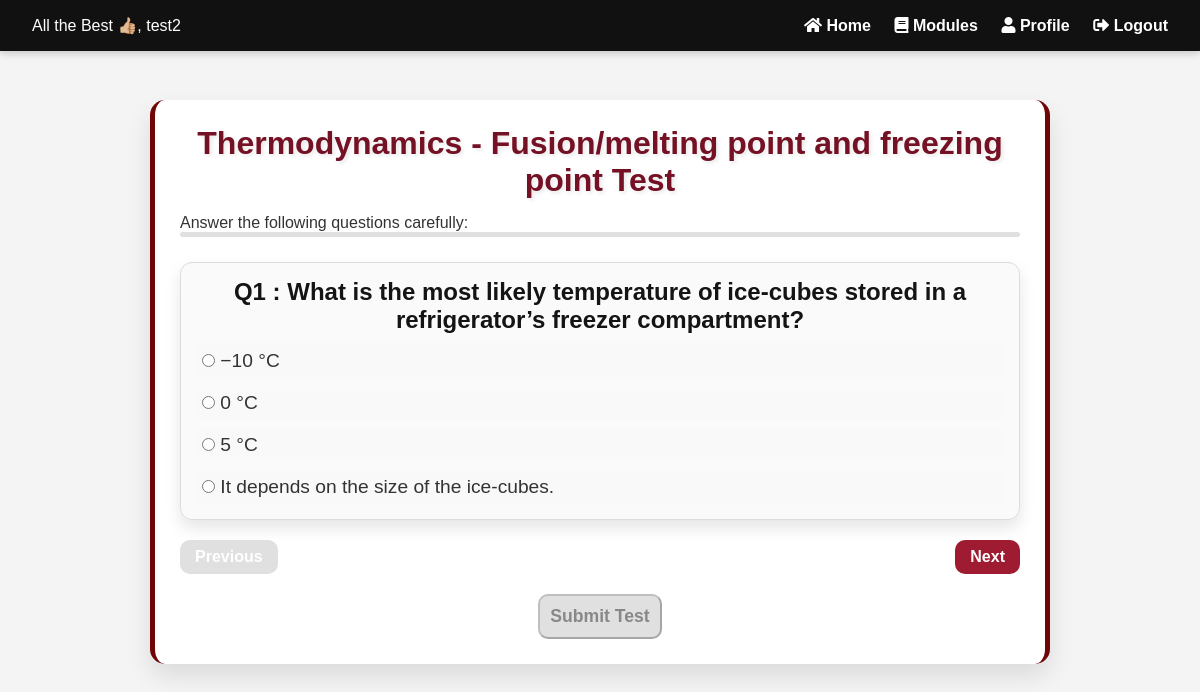
The page /test/1/1/ (signed in) on the database its author committed.
### my_app/models.py (models this page shows, shortened)
class Student(models.Model):
    student_id = models.AutoField(primary_key=True)
    user = models.OneToOneField(User, on_delete=models.CASCADE)
    uga_id = models.CharField(max_length=20, blank=True, null=True)
    first_name = models.CharField(max_length=30)
    last_name = models.CharField(max_length=30)
    class_level = models.CharField(max_length=50, choices=[
        ('5th Grade', '5th Grade'),
        ('6th Grade', '6th Grade'),
        ('7th Grade', '7th Grade'),
        ('8th Grade', '8th Grade'),
        ('9th Grade', '9th Grade'),
        ('10th Grade', '10th Grade'),
        ('11th Grade', '11th Grade'),
        ('12th Grade', '12th Grade'),
        ('College Undergraduate', 'College Undergraduate'),
        ('Other', 'Other'),
    ])
    date_joined = models.DateTimeField(auto_now_add=True)
    GENDER_CHOICES = [
        ('female', 'Female'),
        ('male', 'Male'),
        ('non_binary', 'Non Binary'),
        ('prefer_not_to_answer', 'Prefer Not to Answer')
    ]
    gender = models.CharField(max_length=20, choices=GENDER_CHOICES, blank=True, null=True)
    ENGLISH_FIRST_LANGUAGE_CHOICES = [
        ('Yes', 'Yes'),
        ('No', 'No')
    ]
    is_english_first_language = models.CharField(max_length=3, choices=ENGLISH_FIRST_LANGUAGE_CHOICES, blank=True,
                                                 null=True)
    SCIENCE_EXPERIENCE_CHOICES = [
        ('A_grades', 'Science is one of my best subjects and I usually make A\'s in that class.'),
        ('ok_grades', 'Science is OK, my grades are alright, but it is not my favorite subject.'),
        ('find_difficult',
         'I find science very difficult, I do the best I can, but would like to earn better grades than I do.')
    ]
    science_experience = models.CharField(max_length=100, choices=SCIENCE_EXPERIENCE_CHOICES, blank=True, null=True)
    RACE_CHOICES = [
        ('white', 'White'),
        ('hispanic', 'Hispanic, Latino, or Spanish origin'),
        ('black', 'Black or African American'),
        ('asian', 'Asian'),
        ('american_indian', 'American Indian or Alaska Native'),
        ('middle_eastern', 'Middle Eastern or North African'),
        ('native_hawaiian', 'Native Hawaiian or Other Pacific Islander'),
        ('other_race', 'Some other race, ethnicity, or origin'),
        ('prefer_not_to_answer', 'Prefer not to answer')
    ]
    race = models.ManyToManyField('Race', blank=True)

class Topic(models.Model):
    topic_id = models.AutoField(primary_key=True)
    topic_name = models.CharField(max_length=30)
    topic_order = models.IntegerField()

class Subtopic(models.Model):
    topic = models.ForeignKey(Topic, related_name="subtopics", on_delete=models.CASCADE)
    subtopic_id = models.AutoField(primary_key=True)
    subtopic_name = models.CharField(max_length=255)
    subtopic_order_number = models.IntegerField()

class Question(models.Model):
    question_id = models.AutoField(primary_key=True)
    question_text = models.TextField()
    topic = models.ForeignKey(Topic, related_name="questions", on_delete=models.CASCADE)
    subtopic = models.ForeignKey(Subtopic, related_name="questions", on_delete=models.CASCADE)
    assigned_at = models.IntegerField(choices=[(0, 'Before Assignment'), (1, 'After Assignment')], default=0)
    difficulty_level = models.CharField(max_length=15, choices=[
        ('Beginner', 'Beginner'),
        ('Intermediate', 'Intermediate'),
        ('Advanced', 'Advanced'),
    ])

class Option(models.Model):
    option_id = models.AutoField(primary_key=True)
    question = models.ForeignKey(Question, on_delete=models.CASCADE, related_name="options")
    option_text = models.CharField(max_length=255)
    is_correct = models.BooleanField(default=False)

### my_app/views.py (the view)
# urls.py: path('test/<int:topic_id>/<int:subtopic_id>/', test_view, name='test'),
@login_required
def test_view(request, topic_id, subtopic_id):
    student = get_object_or_404(Student, user=request.user)
    topic = get_object_or_404(Topic, topic_id=topic_id)
    subtopic = get_object_or_404(Subtopic, subtopic_id=subtopic_id, topic=topic)
    module = VideoModule.objects.filter(topic=topic).first()
    if not module:
        return HttpResponse("No associated module found for this topic.", status=400)
    student_progress = Progress.objects.filter(
        student=student,
        current_subtopic=subtopic
    ).first()
    if not student_progress:
        return HttpResponse("Progress record not found. Ensure progress is created in the module view.", status=400)
    load_video_link = not student_progress.video_watched
    if student_progress.video_watched and student_progress.score_before is not None:
        assigned_value = 1
    else:
        assigned_value = 0
    print("Assigned Value - ", assigned_value)
    questions = Question.objects.filter(topic=topic, subtopic=subtopic, assigned_at=assigned_value)
    context = {
        'topic': topic,
        'subtopic': subtopic,
        'questions': questions,
        'username': request.user.student.first_name,
        'assigned_video': student_progress.video_watched,
        'load_video_link': load_video_link,  # Include this flag in the context
    }
    return render(request, 'my_app/test.html', context)

### my_app/Templates/my_app/test.html (shortened to what this page needs)
{% load static %}
<!DOCTYPE html>
<html lang="en">
<head>
    <link rel="stylesheet" href="{% static 'CSS/test.css' %}?v=2">
    <link rel="stylesheet" href="https://cdnjs.cloudflare.com/ajax/libs/font-awesome/5.15.4/css/all.min.css">
</head>
<body>
<nav class="navbar">
    <div class="left">
        <span class="welcome-text">All the Best 👍🏼, {{ username }}</span>
    </div>
    <div class="right">
        <a href="{% url 'home' %}" class="nav-link"><i class="fas fa-home"></i> Home</a>
        <a href="{% url 'modules' %}" class="nav-link"><i class="fas fa-book"></i> Modules</a>
        <a href="{% url 'profile_update' %}" class="nav-link"><i class="fas fa-user"></i> Profile</a>
        <a href="{% url 'logout' %}" class="nav-link"><i class="fas fa-sign-out-alt"></i> Logout</a>
    </div>
</nav>
<div class="test-container">
    <h1>{{ topic.topic_name }} - {{ subtopic.subtopic_name }} Test</h1>
    <p>Answer the following questions carefully:</p>
    <div class="progress-bar">
    </div>
    <form method="POST" action="{% url 'submit_test' topic_id=topic.topic_id subtopic_id=subtopic.subtopic_id %}">
        <div class="questions-container">
            {% for question in questions %}
            <div class="question-card">
                <center><p class="question-text"><strong>Q{{ forloop.counter }} : {{ question.question_text }}</strong></p></center>
                <div class="options">
                    {% for option in question.options.all %}
                    <label class="option">
                        <input type="radio" name="question_{{ question.pk }}" value="{{ option.pk }}">
                        {{ option.option_text }}
                    </label>
                    {% endfor %}
                </div>
            </div>
            {% endfor %}
        </div>
        <div class="nav-buttons">
            <button type="button" id="prev-btn" class="nav-btn">Previous</button>
            <button type="button" id="next-btn" class="nav-btn">Next</button>
        </div>
       <center> <button type="submit" class="submit-btn">Submit Test</button></center>
    </form>
</div>
</body>
</html>

### my_app/Static/CSS/test.css (style rules this page uses)
* { margin: 0; padding: 0; box-sizing: border-box; }
body { font-family: 'Arial', sans-serif; background-color: #f4f4f4; color: #333; height: 100vh; display: flex; flex-direction: column; justify-content: flex-start; align-items: center; overflow-x: hidden; }
.navbar { position: fixed; top: 0; width: 100%; background-color: #111; color: #fff; display: flex; justify-content: space-between; align-items: center; padding: 1rem 2rem; box-shadow: 0 2px 8px rgba(0,0,0,0.2); z-index: 1000; }
.navbar .left .welcome-text { font-size: 1rem; font-weight: 500; }
.navbar .right a { color: #fff; text-decoration: none; margin-left: 1.2rem; font-weight: bold; transition: 0.3s; }
.test-container { margin-top: 100px; width: 75%; padding: 25px; background-color: white; border-radius: 15px; box-shadow: 0 12px 24px rgba(0, 0, 0, 0.1); border-left: 5px solid #700505; border-right: 5px solid #700505; transition: transform 0.3s ease, box-shadow 0.3s ease; overflow-y: auto; min-height: 70vh; }
.test-container h1 { font-size: 2.0rem; color: #751124; font-weight: bold; margin-bottom: 15px; text-align: center; text-shadow: 2px 2px 4px rgba(0, 0, 0, 0.1); }
.progress-bar { width: 100%; height: 5px; background-color: #e0e0e0; border-radius: 5px; margin-bottom: 25px; }
.question-card { display: none; background-color: #fafafa; border: 1px solid #ddd; border-radius: 12px; padding: 15px; margin-bottom: 15px; box-shadow: 0 8px 16px rgba(0, 0, 0, 0.1); transition: transform 0.3s ease, box-shadow 0.3s ease; }
.question-text { font-size: 1.5rem; color: #151414; font-weight: bold; margin-bottom: 10px; }
.options { display: flex; flex-direction: column; gap: 8px; }
.option { font-size: 1.2rem; color: #333; padding: 6px; cursor: pointer; border-radius: 8px; background-color: #f9f9f9; transition: all 0.3s ease; }
.nav-buttons { display: flex; justify-content: space-between; margin-top: 20px; }
.nav-btn { background-color: #9e1b32; color: white; border: none; padding: 8px 15px; border-radius: 10px; cursor: pointer; font-weight: bold; font-size: 1rem; transition: background-color 0.3s ease, transform 0.3s ease; }
.nav-btn:disabled { background-color: #e0e0e0; cursor: not-allowed; }
.submit-btn { margin-top: 20px; background-color: #9e1b32; color: white; padding: 10px; border-radius: 10px; cursor: pointer; font-weight: bold; font-size: 1.1rem; transition: background-color 0.3s ease; }
.submit-btn:disabled { background-color: #e0e0e0; color: #888; cursor: not-allowed; transform: none; }
.question-card, .nav-btn, .submit-btn { animation: fadeIn 1s ease-out; }

### rows shown on the page
Student: first_name "test2"
Topic: topic_name "Thermodynamics"
Subtopic: subtopic_name "Fusion/melting point and freezing point"
Question: question_text "What is the most likely temperature of ice-cubes stored in a refrigerator’s freezer compartment?"
Option: option_text "−10 °C"
Option: option_text "0 °C"
Option: option_text "5 °C"
Option: option_text "It depends on the size of the ice-cubes."
